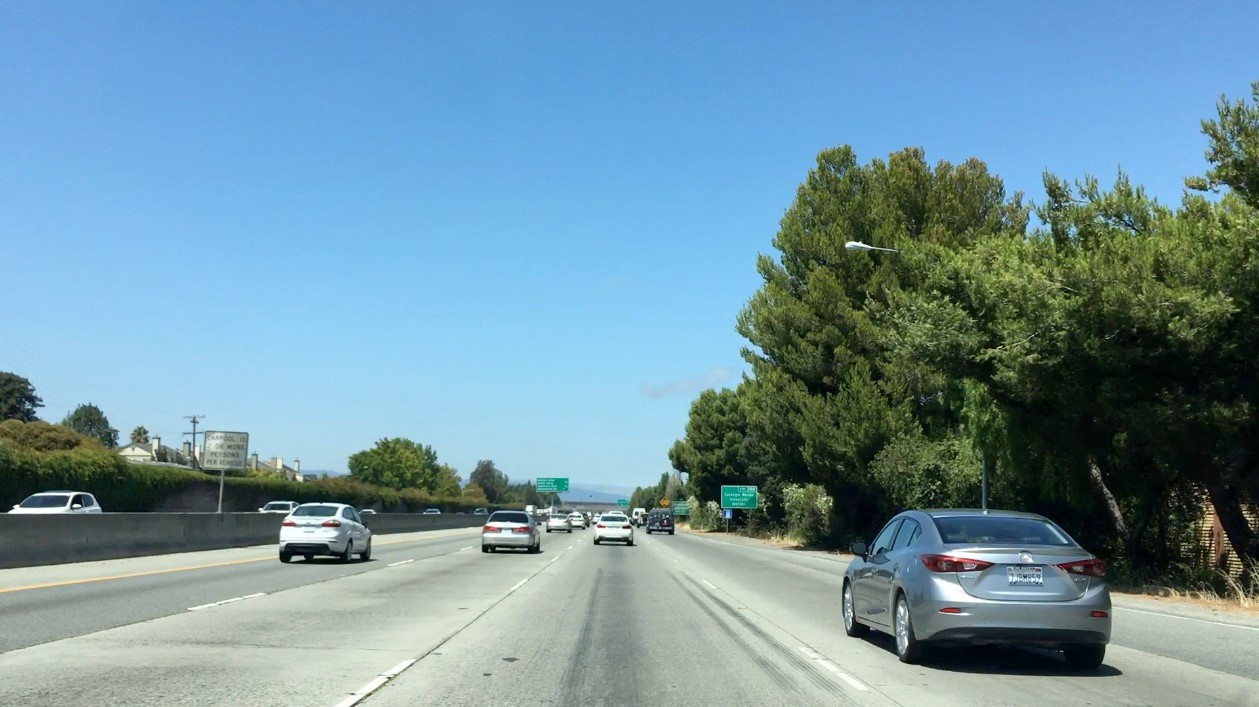
#> input picture img/code/bbox-example-image1.jpg, 1259 x 707 px
$ jupyter execute SlidingWindowExercise.ipynb   (older library calls are emulated)
#> lines starting #> are read from the running program, lines starting #| are printed output that depends on the picture; after the words box and inside, x2 and y2 are one past the last pixel; in counts of white or black regions, pixels touching at a corner belong together
By knowing that the number of windows scales with image size, window size, and overlap is to time to write a function that takes in an image, start and stop positions in both x and y (imagine a bounding box for the entire search region), window size (x and y dimensions), and overlap fraction (also for both x and y). The function should return a list of bounding boxes for the search windows, which will then be passed to draw draw_boxes() function.

[cell 1]
import numpy as np
import cv2
import matplotlib.pyplot as plt
import matplotlib.image as mpimg

[cell 2]
image=mpimg.imread('../img/code/bbox-example-image1.jpg')
#> image is the input picture: shape (707, 1259, 3); mean R, G, B 113.1, 148.6, 163.1
plt.imshow(image)

[cell 3]
# Here is your draw_boxes function from the previous exercise
def draw_boxes(img, bboxes, color=(0, 0, 255), thick=6):
    # Make a copy of the image
    imcopy = np.copy(img)
    # Iterate through the bounding boxes
    for bbox in bboxes:
        # Draw a rectangle given bbox coordinates
        cv2.rectangle(imcopy, bbox[0], bbox[1], color, thick)
    # Return the image copy with boxes drawn
    return imcopy

[cell 4]
# Define a function that takes an image,
# start and stop positions in both x and y,
# window size (x and y dimensions),
# and overlap fraction (for both x and y)
def slide_window(img, x_start_stop=[None, None], y_start_stop=[None, None],
                    xy_window=(64, 64), xy_overlap=(0.5, 0.5)):
    # If x and/or y start/stop positions not defined, set to image size
#> called with xy_window = (128, 128), xy_overlap = (0.5, 0.5)
    if x_start_stop[0] == None:
        x_start_stop[0] = 0
    if x_start_stop[1] == None:
        x_start_stop[1] = img.shape[1]

    if y_start_stop[0] == None:
        y_start_stop[0] = 0
    if y_start_stop[1] == None:
        y_start_stop[1] = img.shape[0]

    # Compute the span of the region to be searched
    xspan = x_start_stop[1] - x_start_stop[0]
#> xspan = 1259
    yspan = y_start_stop[1] - y_start_stop[0]
#> yspan = 707

    # Compute the number of pixels per step in x/y
    nx_pix_per_step = np.int(xy_window[0]*(1 - xy_overlap[0]))
    ny_pix_per_step = np.int(xy_window[1]*(1 - xy_overlap[1]))

    # Compute the number of windows in x/y
    nx_buffer = np.int(xy_window[0]*(xy_overlap[0]))
    ny_buffer = np.int(xy_window[1]*(xy_overlap[1]))
    nx_windows = np.int((xspan-nx_buffer)/nx_pix_per_step)
#> nx_windows = 18
    ny_windows = np.int((yspan-ny_buffer)/ny_pix_per_step)
#> ny_windows = 10

    # Initialize a list to append window positions to
    window_list = []
    # Loop through finding x and y window positions
    # Note: you could vectorize this step, but in practice
    # you'll be considering windows one by one with your
    # classifier, so looping makes sense
    for ys in range(ny_windows):
        for xs in range(nx_windows):
            # Calculate window position
            startx = xs*nx_pix_per_step + x_start_stop[0]
            endx = startx + xy_window[0]
            starty = ys*ny_pix_per_step + y_start_stop[0]
            endy = starty + xy_window[1]
            # Append window position to list
            window_list.append(((startx, starty), (endx, endy)))
    # Return the list of windows
    return window_list

[cell 5]
windows = slide_window(image, x_start_stop=[None, None], y_start_stop=[None, None],
                    xy_window=(128, 128), xy_overlap=(0.5, 0.5))
#> windows = 180 items

len(windows)
#> Out = 180

[cell 6]
window_img = draw_boxes(image, windows, color=(0, 0, 255), thick=6)
#> the loop in draw_boxes, `for bbox in bboxes:` made 180 passes
#> bbox on passes 1 to 3: ((0, 0), (128, 128)), ((64, 0), (192, 128)), ((128, 0), (256, 128))
#> after the loop in draw_boxes, `for bbox in bboxes:`:
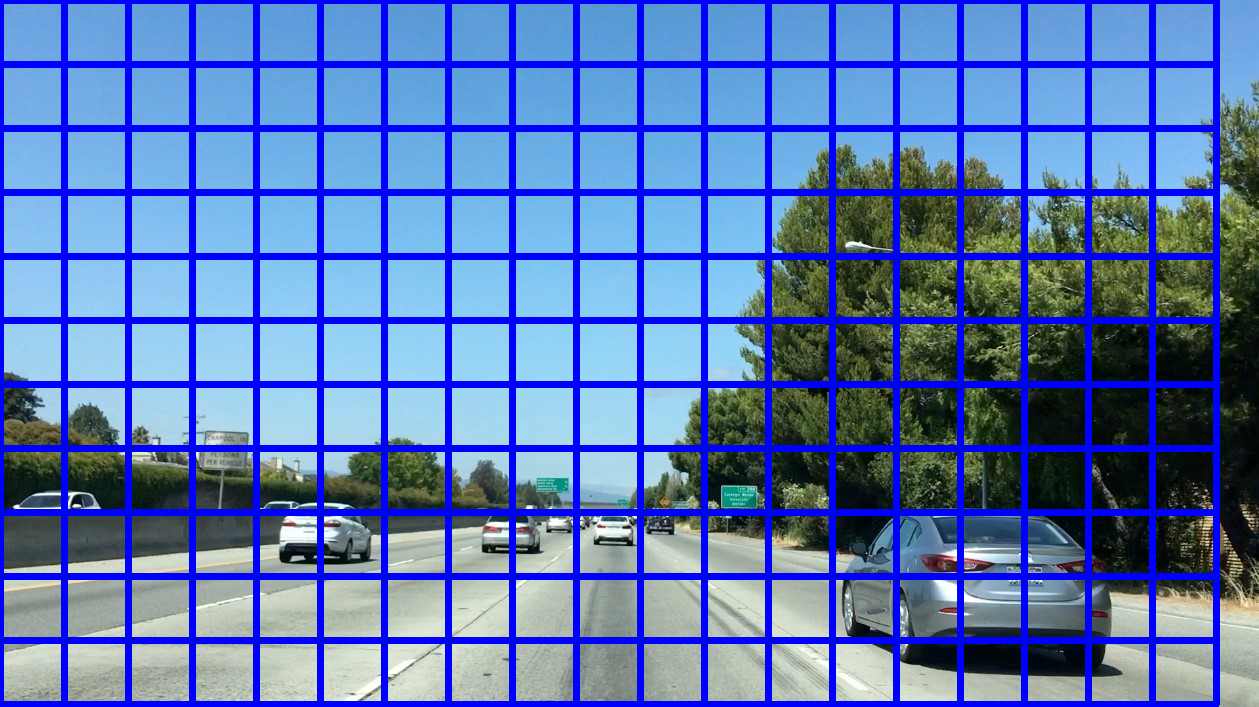
#> imcopy: shape (707, 1259, 3); mean R, G, B 89.4, 117.5, 181.6

$ run again, with img/code/000275.jpg copied over img/code/bbox-example-image1.jpg
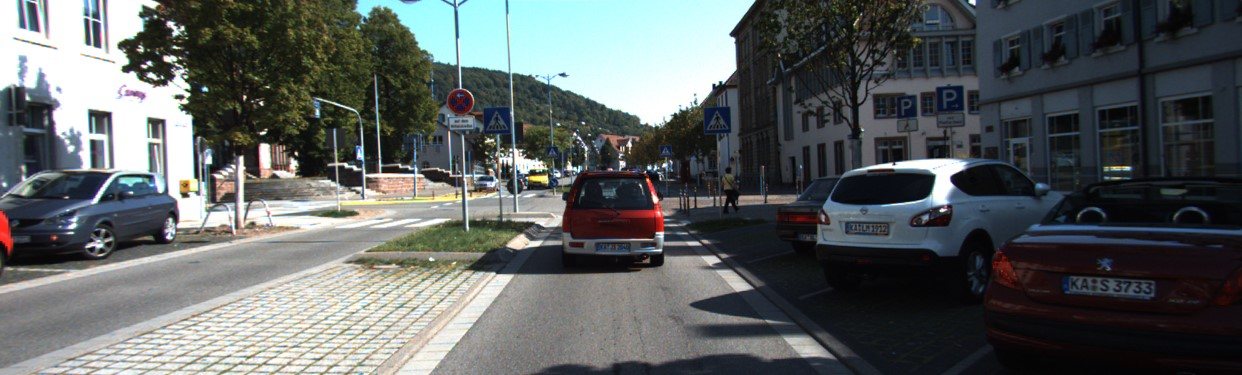
#> input picture img/code/000275.jpg, 1242 x 375 px
#> image is the input picture: shape (375, 1242, 3); mean R, G, B 91.8, 96.5, 96.5
#> windows = 72 items
#> Out = 72
#> the loop in draw_boxes, `for bbox in bboxes:` made 72 passes
#> bbox on passes 1 to 8: ((0, 0), (128, 128)), ((64, 0), (192, 128)), ((128, 0), (256, 128)), ((192, 0), (320, 128)), ((256, 0), (384, 128)), ((320, 0), (448, 128)), ((384, 0), (512, 128)), ((448, 0), (576, 128))
#> after the loop in draw_boxes, `for bbox in bboxes:`:
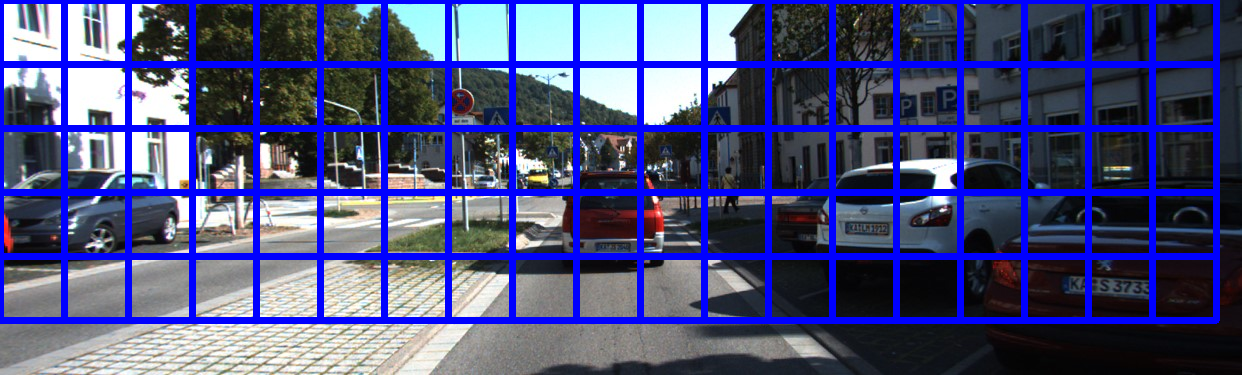
#> imcopy: shape (375, 1242, 3); 18.6% of pixels changed, all inside (x1, y1, x2, y2) = (0, 0, 1220, 324)

$ run again, with img/code/000277.jpg copied over img/code/bbox-example-image1.jpg
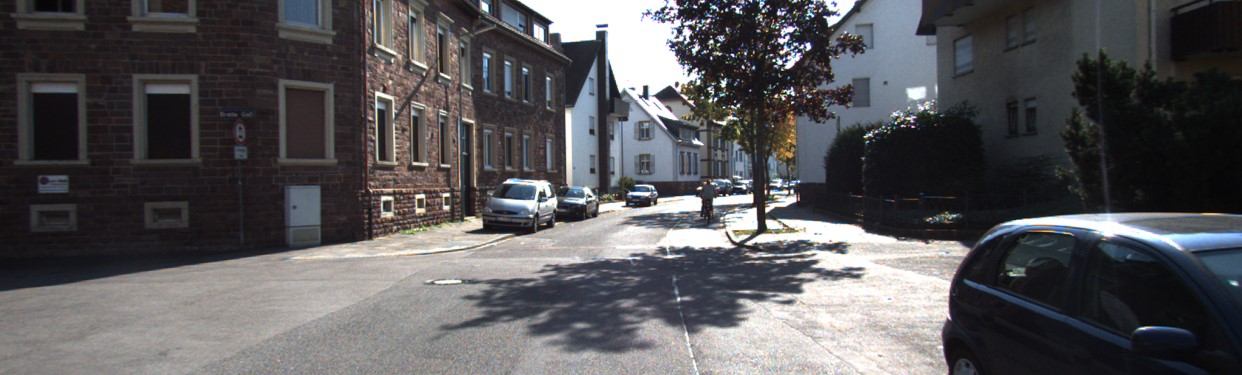
#> input picture img/code/000277.jpg, 1242 x 375 px
#> image is the input picture: shape (375, 1242, 3); mean R, G, B 87.6, 86.3, 89
#> windows = 72 items
#> Out = 72
#> the loop in draw_boxes, `for bbox in bboxes:` made 72 passes
#> bbox on passes 1 to 8: ((0, 0), (128, 128)), ((64, 0), (192, 128)), ((128, 0), (256, 128)), ((192, 0), (320, 128)), ((256, 0), (384, 128)), ((320, 0), (448, 128)), ((384, 0), (512, 128)), ((448, 0), (576, 128))
#> after the loop in draw_boxes, `for bbox in bboxes:`:
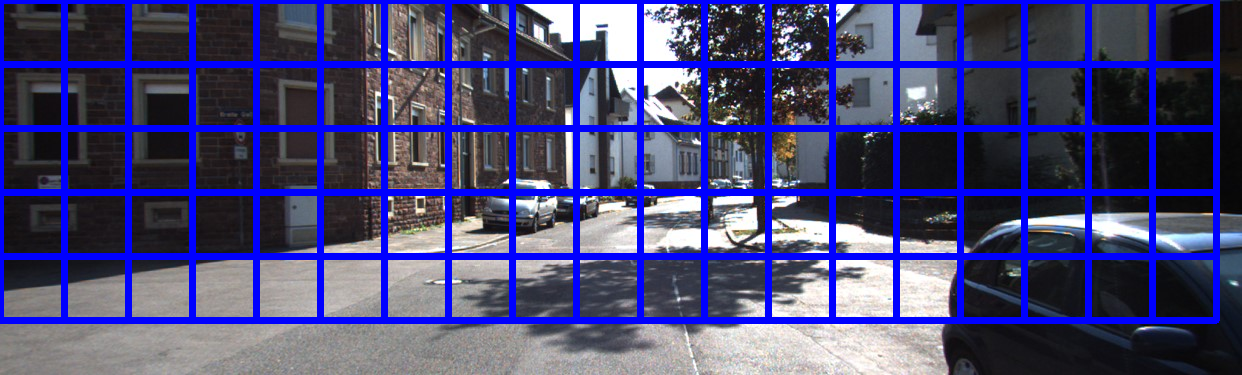
#> imcopy: shape (375, 1242, 3); 18.6% of pixels changed, all inside (x1, y1, x2, y2) = (0, 0, 1220, 324)
